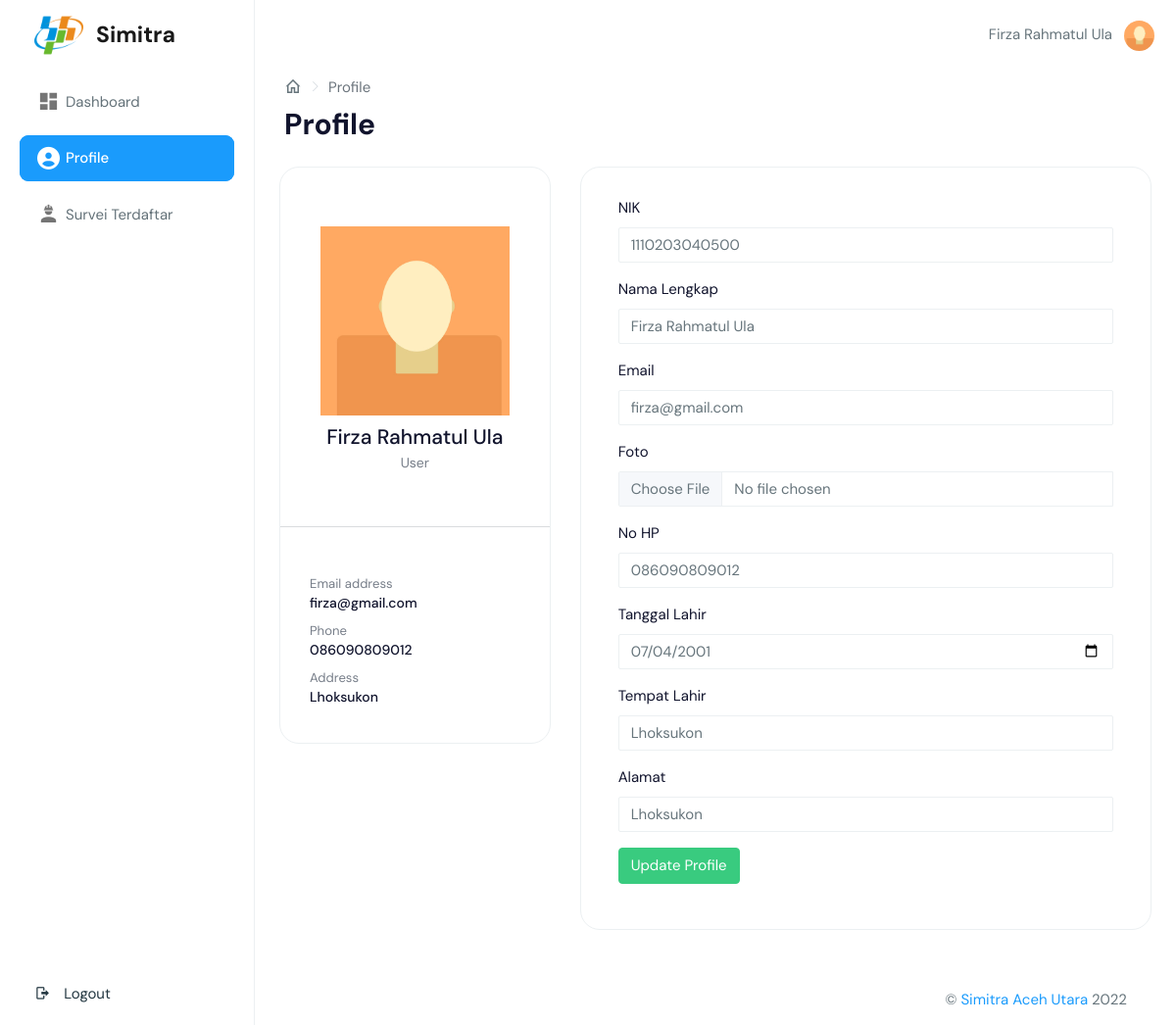
/page/profile.php (signed in), run on the app's committed database.
### tables this page shows
CREATE TABLE `petugas` (
  `Kode_petugas` int(12) NOT NULL,
  `NIK` varchar(16) DEFAULT NULL,
  `Nama` varchar(50) NOT NULL,
  `Foto` varchar(255) DEFAULT NULL,
  `Jabatan` int(5) NOT NULL,
  `Tempat_lahir` varchar(150) DEFAULT NULL,
  `Tanggal_lahir` date DEFAULT NULL,
  `Alamat` varchar(150) DEFAULT NULL,
  `NoHP` varchar(15) DEFAULT NULL,
  `Jkel` enum('L','P') NOT NULL
);

CREATE TABLE `jabatan` (
  `Id_jabatan` int(11) NOT NULL,
  `Jabatan` varchar(50) NOT NULL
);

### page/profile.php (the view, shortened to what this page needs)
<?php
include '../controller/config.php';
$kode = $_SESSION['id'];
$sql = mysqli_query($conn, "SELECT a.Kode_petugas, a.Username, a.Email, a.Password, a.Old_password, a.Last_login, a.Created_at, a.Updated_at, b.Nama, b.NIK, b.Alamat, b.Foto, b.NoHP, b.Tanggal_lahir, b.Tempat_lahir, c.Jabatan, c.Id_jabatan FROM auth a, petugas b, jabatan c WHERE a.Kode_petugas=b.Kode_petugas AND b.Jabatan=c.Id_jabatan AND a.Kode_petugas='$kode' AND a.deleted=0 ORDER BY c.Id_jabatan");
$result1 = mysqli_fetch_assoc($sql);
?>
<!DOCTYPE html>
<html dir="ltr" lang="en">
<head>
    <?php include 'meta.php'; ?>
</head>
<body>
    <?php $url = "../"; ?>
    <?php include 'header.php'; ?>
    <aside class="left-sidebar" data-sidebarbg="skin6">
        <div class="scroll-sidebar" id="navbar">
            <nav class="sidebar-nav">
                <ul id="sidebarnav">
                    <li class="sidebar-item"> <a class="sidebar-link waves-effect waves-dark sidebar-link" href="index.php" aria-expanded="false"><i class="mdi mdi-view-dashboard"></i><span class="hide-menu">Dashboard</span></a></li>
                    <li class="sidebar-item" style="background-color: #1a9bfc; border-radius: 9px"> <a class="sidebar-link waves-effect waves-dark sidebar-link" href="profile.php" aria-expanded="false"><i class="fa-solid fa-circle-user"></i><span class="hide-menu text-white">Profile</span></a></li>
                    <?php if ($result1['Id_jabatan'] == 2) :  ?>
                        <li class="sidebar-item"> <a class="sidebar-link waves-effect waves-dark sidebar-link" href="lowongan-user.php" aria-expanded="false"><i class="mdi mdi-worker"></i><span class="hide-menu">Survei Terdaftar</span></a></li>
                    <?php endif; ?>
                    <li class="sidebar-item logout-item" style="position: fixed; bottom: 0; width: 220px">
                        <button class="dropdown-item border-0 btn btn-link" data-bs-toggle="modal" data-bs-target="#Logout"><i class="m-r-10 mdi mdi-logout">
                            </i><span class="hide-menu">
                                Logout</span></button>
                    </li>
                </ul>
            </nav>
        </div>
    </aside>
    <div class="page-wrapper">
        <div class="page-breadcrumb" style="padding-bottom: 0; padding-top: 0;">
            <div class="row align-items-center">
                <div class="col-6">
                    <nav aria-label="breadcrumb">
                        <ol class="breadcrumb mb-0 d-flex align-items-center">
                            <li class="breadcrumb-item"><a href="../index.php" class="link"><i class="mdi mdi-home-outline fs-4"></i></a></li>
                            <li class="breadcrumb-item active" aria-current="page">Profile</li>
                        </ol>
                    </nav>
                    <h1 class="mb-0 fw-bold">Profile</h1>
                </div>
            </div>
        </div>
        <div class="container-fluid">
            <div class="row">
                <div class="col-lg-4 col-xlg-3 col-md-5">
                    <div class="card">
                        <div class="card-body">
                            <center class="m-t-30">
                                <?php if (isset($result1['Foto'])) { ?>
                                    <div class="frame" style="overflow: auto; width: 100%;">
                                        <img src="../public/img/user/<?= $result1['Foto']; ?>" style="width: 90%;">
                                    </div>
                                <?php } else { ?>
                                    <div class="frame" style="overflow: auto; width: 100%;">
                                        <img src="../public/img/user/1.jpg" style="width: 90%;">
                                    </div>
                                <?php } ?>
                                <h4 class="card-title m-t-10"><?= ucwords($result1['Nama']); ?></h4>
                                <h6 class="card-subtitle"><?= $result1['Jabatan']; ?></h6>
                            </center>
                        </div>
                        <div>
                            <hr>
                        </div>
                        <div class="card-body">
                            <small class="text-muted">Email address </small>
                            <?php if (isset($result1['Email'])  && $result1['Email'] != "") { ?>
                                <h6><?= $result1['Email']; ?></h6>
                            <?php } else { ?>
                                <h6><i>NULL</i></h6>
                            <?php } ?>
                            <small class="text-muted p-t-30 db">Phone</small>
                            <?php if (isset($result1['NoHP']) && $result1['NoHP'] != "") { ?>
                                <h6><?= $result1['NoHP']; ?></h6>
                            <?php } else { ?>
                                <h6><i>NULL</i></h6>
                            <?php } ?>
                            <small class="text-muted p-t-30 db">Address</small>
                            <?php if (isset($result1['Alamat'])  && $result1['Alamat'] != "") { ?>
                                <h6><?= $result1['Alamat']; ?></h6>
                            <?php } else { ?>
                                <h6><i>NULL</i></h6>
                            <?php } ?>
                        </div>
                    </div>
                </div>
                <div class="col-lg-8 col-xlg-9 col-md-7">
                    <div class="card">
                        <div class="card-body">
                            <form action="../model/edit-user.php" method="POST" enctype="multipart/form-data" class="form-horizontal form-material mx-2">
                                <div class="form-group">
                                    <label class="col-md-12 text-dark" for="nik">NIK</label>
                                    <div class="col-md-12">
                                        <input type="text" id="nik" value="<?= $result1['NIK']; ?>" class="form-control form-control-line" name="nik" maxlength="16" placeholder="Masukkan NIK Anda" required oninput="this.value = this.value.toLowerCase()" required onkeypress="return onlyNumberKey(event)">
                                    </div>
                                </div>
                                <div class="form-group">
                                    <label class="col-md-12 text-dark" for="nama">Nama Lengkap</label>
                                    <div class="col-md-12">
                                        <input type="text" id="nama" value="<?= ucwords($result1['Nama']); ?>" class="form-control form-control-line" name="nama" maxlength="50" required>
                                    </div>
                                </div>
                                <div class="form-group">
                                    <label class="col-md-12 text-dark" for="email">Email</label>
                                    <div class="col-md-12">
                                        <input type="email" id="email" value="<?= $result1['Email']; ?>" class="form-control form-control-line" name="email" maxlength="100" placeholder="Masukkan Email Anda" required oninput="this.value = this.value.toLowerCase()">
                                    </div>
                                </div>
                                <div class="form-group">
                                    <label for="example-Foto" class="col-md-12 text-dark" for="foto">Foto</label>
                                    <div class="col-md-12">
                                        <div class="input-group">
                                            <input type="file" id="foto" class="form-control" id="gambar" placeholder="Ganti gambar" name="gambar" onchange="validateImg(this)" aria-describedby="fotoFeedback">
                                        </div>
                                    </div>
                                </div>
                                <div class="form-group">
                                    <label class="col-md-12 text-dark" for="nohp">No HP</label>
                                    <div class="col-md-12">
                                        <input type="text" id="nohp" value="<?= $result1['NoHP']; ?>" placeholder="Masukkan No HP" class="form-control form-control-line" name="nohp" maxlength="15">
                                    </div>
                                </div>
                                <div class="form-group">
                                    <label class="col-md-12 text-dark" for="tgllahir">Tanggal Lahir</label>
                                    <div class="col-md-12">
                                        <input type="date" id="tgllahir" value="<?= $result1['Tanggal_lahir']; ?>" name="tgllahir" class="form-control form-control-line">
                                    </div>
                                </div>
                                <div class="form-group">
                                    <label class="col-md-12 text-dark" for="tmplahir">Tempat Lahir</label>
                                    <div class="col-md-12">
                                        <input type="text" id="tmplahir" placeholder="Masukkan Tempat Lahir" class="form-control form-control-line" value="<?= $result1['Tempat_lahir']; ?>" name="tmplahir" maxlength="100">
                                    </div>
                                </div>
                                <div class="form-group">
                                    <label class="col-md-12 text-dark" for="alamat">Alamat</label>
                                    <div class="col-md-12">
                                        <input type="text" id="alamat" placeholder="Masukkan Alamat Tempat Tinggal" class="form-control form-control-line" value="<?= $result1['Alamat']; ?>" name="alamat" maxlength="100">
                                    </div>
                                </div>
                                <div class="form-group">
                                    <div class="col-sm-12">
                                        <button type="submit" id="update" name="edit" class="btn btn-success text-white">Update Profile</button>
                                    </div>
                                </div>
                            </form>
                        </div>
                    </div>
                </div>
            </div>
        </div>
        <?php include 'footer.php'; ?>

### page/meta.php (shortened to what this page needs)
<link href="../public/assets/libs/chartist/dist/chartist.min.css" rel="stylesheet">
<link href="../public/assets/libs/chartist-plugin-tooltips/dist/chartist-plugin-tooltip.css" rel="stylesheet">
<link href="../public/css/style.min.css" rel="stylesheet">

### page/header.php (shortened to what this page needs)
<div id="main-wrapper" data-layout="vertical" data-navbarbg="skin5" data-sidebartype="full"
    data-sidebar-position="absolute" data-header-position="absolute" data-boxed-layout="full">
    <header class="topbar" data-navbarbg="skin6">
        <nav class="navbar top-navbar navbar-expand-md navbar-light">
            <div class="navbar-header" data-logobg="skin6">
                <a class="navbar-brand" href="../">
                    <b class="logo-icon">
                        <img src="<?= $url; ?>public/favicon.ico" style="width: 50px;" alt="homepage"
                            class="dark-logo" />
                    </b>
                    <span class="logo-text" style="font-weight: bold; font-size: 23px">
                        Simitra
                    </span>
                </a>
            </div>
            <div class="navbar-collapse collapse" id="navbarSupportedContent" data-navbarbg="skin5">
                <div><?= $result1['Nama']; ?></div>
                <ul class="navbar-nav float-end">
                    <li class="nav-item dropdown">
                        <a class="nav-link dropdown-toggle text-muted waves-effect waves-dark pro-pic" href="#"
                            id="navbarDropdown" role="button" data-bs-toggle="dropdown" aria-expanded="false">
                            <?php if (isset($result1['Foto'])) { ?>
                            <center><img src="<?= $url; ?>public/img/user/<?= $result1['Foto']; ?>" alt="user"
                                    class="rounded-circle" width="31" height="31">
                            </center>
                            <?php } else { ?>
                            <center><img src="<?= $url; ?>public/img/user/1.jpg" alt="user" class="rounded-circle"
                                    width="31" height="31">
                            </center>
                            <?php } ?>
                        </a>
                    </li>
                </ul>
            </div>
        </nav>
    </header>

### page/footer.php (shortened to what this page needs)
<footer class="footer text-end d-flex flex-row-reverse">
    <div class="row">
        <div class="col-md-auto">&COPY; <a href="../">Simitra Aceh Utara</a> <?= date('Y');  ?>
        </div>
    </div>
</footer>
</div>
</div>
</body>
</html>

### page/meta.php (style rules this page uses)
@media only screen and (min-width: 1170px) { .sticky, .sidebar-nav, .sidebarnav { padding: 0; } }
@media only screen and (min-width: 1170px) { .sidebar-nav { width: 100%; } }

### data on the page
petugas: Nama "Firza Rahmatul Ula", Foto (picture), Jabatan.Jabatan "User", Kode_petugas.Email "firza@gmail.com", NoHP "086090809012", Alamat "Lhoksukon", nik "1110203040500", nama "Firza Rahmatul Ula", email "firza@gmail.com", nohp "086090809012", tgllahir "07/04/2001", tmplahir "Lhoksukon", alamat "Lhoksukon"
